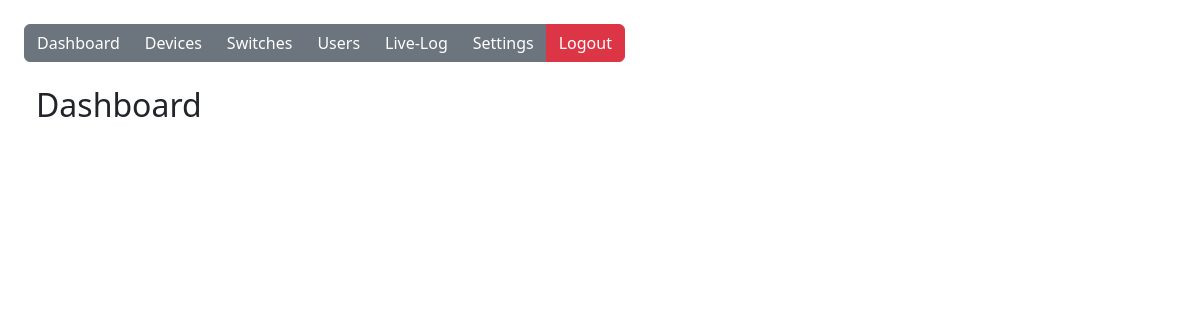
Page / (signed in) on the earlier database version.
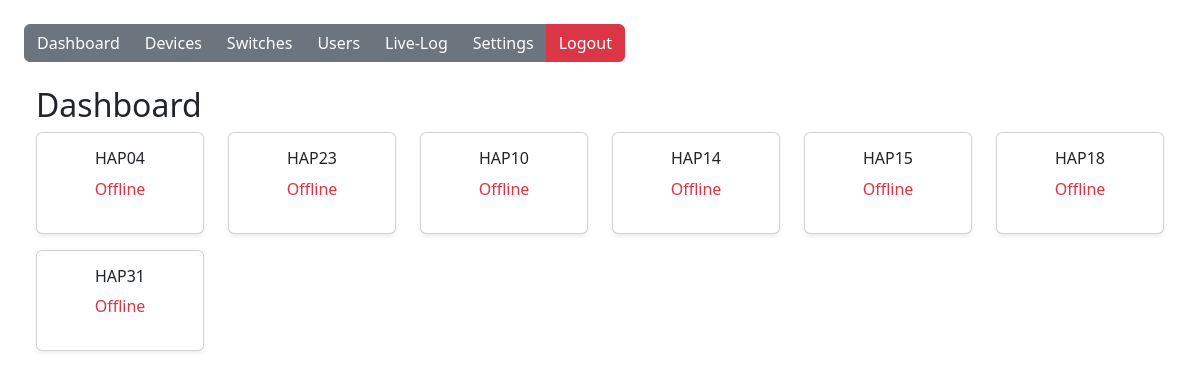
Same page on the later database version.
### tables this page shows
CREATE TABLE devices (
    mac TEXT PRIMARY KEY,
    rpi_ip TEXT NOT NULL,
    switch_hostname TEXT NOT NULL,
    port TEXT NOT NULL,
    name TEXT NOT NULL,
    FOREIGN KEY (switch_hostname) REFERENCES switches(hostname)
);

### app.py (the view)
@app.route('/')
@login_required
def index():
    devices = get_devices()  # alle Devices aus der DB
    status = load_device_status()
    for d in devices:
        if d['name'] not in status:
            status[d['name']] = 'offline'
    interval_min = get_interval_seconds() // 60
    return render_template('index.html', devices=devices, status=status, interval=interval_min)

### app.py (called while the page is built, shortened)
def get_interval_seconds():
    conn = get_db_connection()
    row = conn.execute("SELECT value FROM settings WHERE key='check_interval'").fetchone()
    conn.close()
    return int(row['value']) if row else 300

def get_db_connection():
    conn = sqlite3.connect(DB_PATH)
    conn.row_factory = sqlite3.Row
    return conn

def get_devices():
    conn = get_db_connection()
    devices = conn.execute("SELECT mac, rpi_ip, port, name, switch_hostname FROM devices").fetchall()
    conn.close()
    return devices

@login_manager.user_loader
def load_user(user_id):
    conn = get_db_connection()
    user = conn.execute("SELECT * FROM users WHERE id = ?", (user_id,)).fetchone()
    conn.close()
    if user:
        return User(user['id'], user['username'], user['is_admin'])
    return None

def load_device_status():
    status = {}
    log_files = glob.glob("/var/log/rpi-*.log")
    if not log_files:
        return status

### templates/index.html
{% extends "base.html" %}
{% block content %}
<h2>Dashboard</h2>
<div class="row">
    {% for d in devices %}
    <div class="col-md-2 col-sm-4 col-6 mb-3">
        <div class="card text-center shadow-sm">
            <div class="card-body">
                <h6 class="card-title">{{ d['name'] }}</h6>
                {% if d['status'] == 'online' %}
                    <p class="text-success">Online</p>
                {% else %}
                    <p class="text-danger">Offline</p>
                {% endif %}
            </div>
        </div>
    </div>
    {% endfor %}
</div>
{% endblock %}

Differences in the rows shown:
added devices: name "HAP04"
added devices: name "HAP23"
added devices: name "HAP10"
added devices: name "HAP14"
added devices: name "HAP15"
added devices: name "HAP18"
added devices: name "HAP31"
